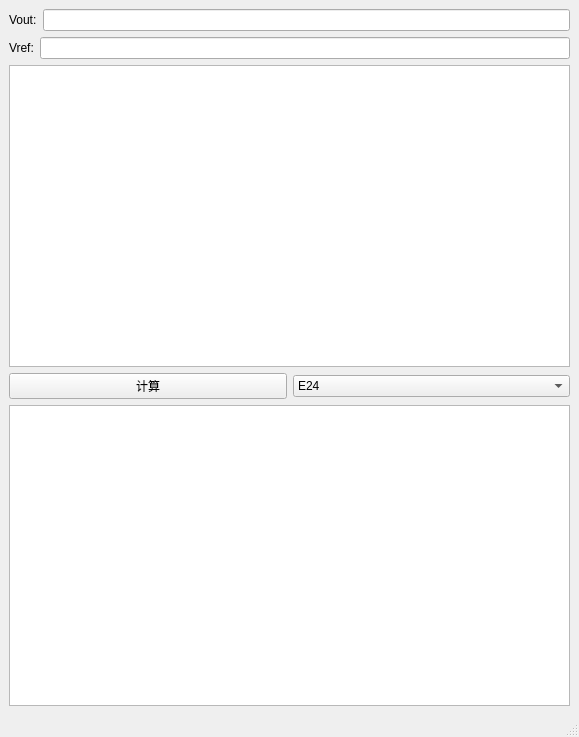
<?xml version="1.0" encoding="UTF-8"?>
<ui version="4.0">
 <class>RRC</class>
 <widget class="QMainWindow" name="RRC">
  <property name="geometry">
   <rect>
    <x>0</x>
    <y>0</y>
    <width>579</width>
    <height>737</height>
   </rect>
  </property>
  <property name="windowTitle">
   <string>电阻阻值计算</string>
  </property>
  <widget class="QWidget" name="centralwidget">
   <layout class="QVBoxLayout" name="verticalLayout_2">
    <item>
     <layout class="QVBoxLayout" name="verticalLayout">
      <item>
       <layout class="QHBoxLayout" name="horizontalLayout">
        <item>
         <widget class="QLabel" name="label">
          <property name="text">
           <string>Vout:</string>
          </property>
         </widget>
        </item>
        <item>
         <widget class="QLineEdit" name="vout_input"/>
        </item>
       </layout>
      </item>
      <item>
       <layout class="QHBoxLayout" name="horizontalLayout_2">
        <item>
         <widget class="QLabel" name="label_2">
          <property name="text">
           <string>Vref:</string>
          </property>
         </widget>
        </item>
        <item>
         <widget class="QLineEdit" name="vref_input"/>
        </item>
       </layout>
      </item>
     </layout>
    </item>
    <item>
     <widget class="QGraphicsView" name="graphicsView"/>
    </item>
    <item>
     <layout class="QHBoxLayout" name="horizontalLayout_3">
      <item>
       <widget class="QPushButton" name="calc_btn">
        <property name="text">
         <string>计算</string>
        </property>
        <property name="shortcut">
         <string>Return, Enter</string>
        </property>
       </widget>
      </item>
      <item>
       <widget class="QComboBox" name="comboBox">
        <property name="currentIndex">
         <number>2</number>
        </property>
        <property name="modelColumn">
         <number>0</number>
        </property>
        <item>
         <property name="text">
          <string>E6</string>
         </property>
        </item>
        <item>
         <property name="text">
          <string>E12</string>
         </property>
        </item>
        <item>
         <property name="text">
          <string>E24</string>
         </property>
        </item>
        <item>
         <property name="text">
          <string>E48</string>
         </property>
        </item>
        <item>
         <property name="text">
          <string>E96</string>
         </property>
        </item>
        <item>
         <property name="text">
          <string>E192</string>
         </property>
        </item>
        <item>
         <property name="text">
          <string>All</string>
         </property>
        </item>
       </widget>
      </item>
     </layout>
    </item>
    <item>
     <widget class="QTableView" name="tableView"/>
    </item>
   </layout>
  </widget>
  <widget class="QStatusBar" name="statusbar"/>
 </widget>
 <resources/>
 <connections/>
</ui>
